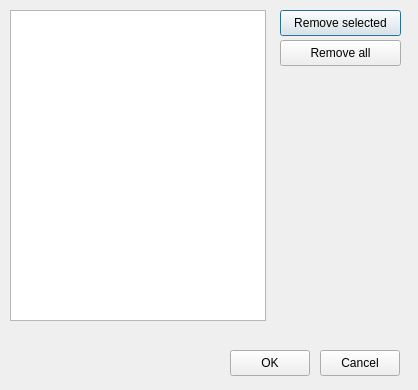
<?xml version="1.0" encoding="UTF-8"?>
<ui version="4.0">
 <class>ManageLipidomes</class>
 <widget class="QDialog" name="ManageLipidomes">
  <property name="geometry">
   <rect>
    <x>0</x>
    <y>0</y>
    <width>418</width>
    <height>390</height>
   </rect>
  </property>
  <property name="windowTitle">
   <string>Manage lipidomes</string>
  </property>
  <property name="whatsThis">
   <string notr="true"/>
  </property>
  <property name="modal">
   <bool>true</bool>
  </property>
  <widget class="QListWidget" name="listView">
   <property name="geometry">
    <rect>
     <x>10</x>
     <y>10</y>
     <width>256</width>
     <height>311</height>
    </rect>
   </property>
  </widget>
  <widget class="QPushButton" name="removeSelectedButton">
   <property name="geometry">
    <rect>
     <x>280</x>
     <y>10</y>
     <width>121</width>
     <height>26</height>
    </rect>
   </property>
   <property name="text">
    <string>Remove selected</string>
   </property>
  </widget>
  <widget class="QPushButton" name="removeAllButton">
   <property name="geometry">
    <rect>
     <x>280</x>
     <y>40</y>
     <width>121</width>
     <height>26</height>
    </rect>
   </property>
   <property name="text">
    <string>Remove all</string>
   </property>
  </widget>
  <widget class="QPushButton" name="okButton">
   <property name="geometry">
    <rect>
     <x>230</x>
     <y>350</y>
     <width>80</width>
     <height>26</height>
    </rect>
   </property>
   <property name="text">
    <string>OK</string>
   </property>
  </widget>
  <widget class="QPushButton" name="cancelButton">
   <property name="geometry">
    <rect>
     <x>320</x>
     <y>350</y>
     <width>80</width>
     <height>26</height>
    </rect>
   </property>
   <property name="text">
    <string>Cancel</string>
   </property>
  </widget>
 </widget>
 <resources/>
 <connections/>
</ui>
